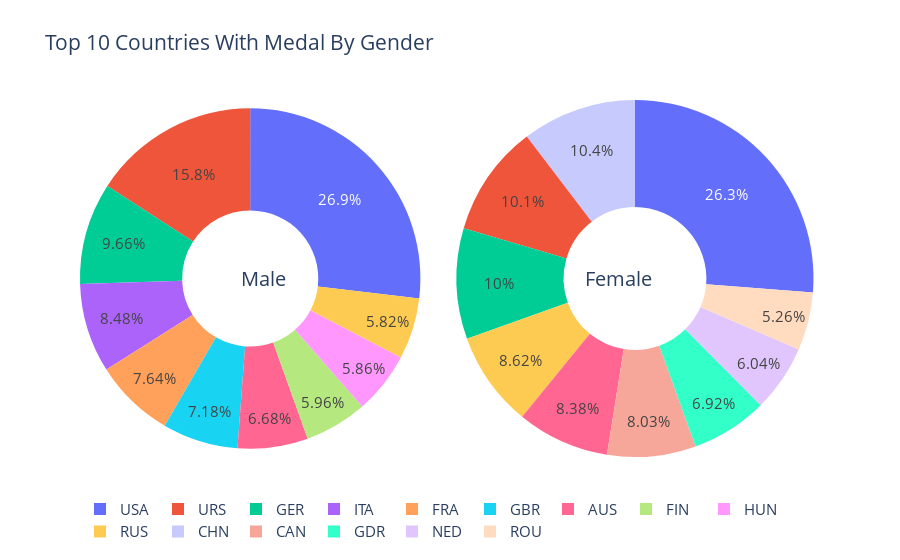

The notebook cell this image was saved under:
### Code cell
PieChart2(df, 10)

### Figure 1 — Plotly figure (JSON) as saved in the notebook; plotly's stock layout.template omitted (floating-point values rounded to 4 significant figures)
{"data": [{"domain": {"x": [0, 0.46]}, "name": "Male", "labels": ["USA", "URS", "GER", "ITA", "FRA", "GBR", "AUS", "FIN", "HUN", "RUS"], "values": [2732, 1611, 982, 862, 777, 730, 679, 606, 596, 592], "hole": 0.4, "type": "pie"}, {"domain": {"x": [0.5, 1]}, "name": "Female", "labels": ["USA", "CHN", "URS", "GER", "RUS", "AUS", "CAN", "GDR", "NED", "ROU"], "values": [1651, 652, 635, 630, 542, 527, 505, 435, 380, 331], "hole": 0.4, "type": "pie"}], "layout": {"title": {"text": "Top 10 Countries With Medal By Gender"}, "font": {"size": 15}, "annotations": [{"y": 0.5, "text": "Male", "font": {"size": 20}, "x": 0.215, "showarrow": false}, {"y": 0.5, "text": "Female", "font": {"size": 20}, "x": 0.775, "showarrow": false}], "legend": {"orientation": "h"}}}
